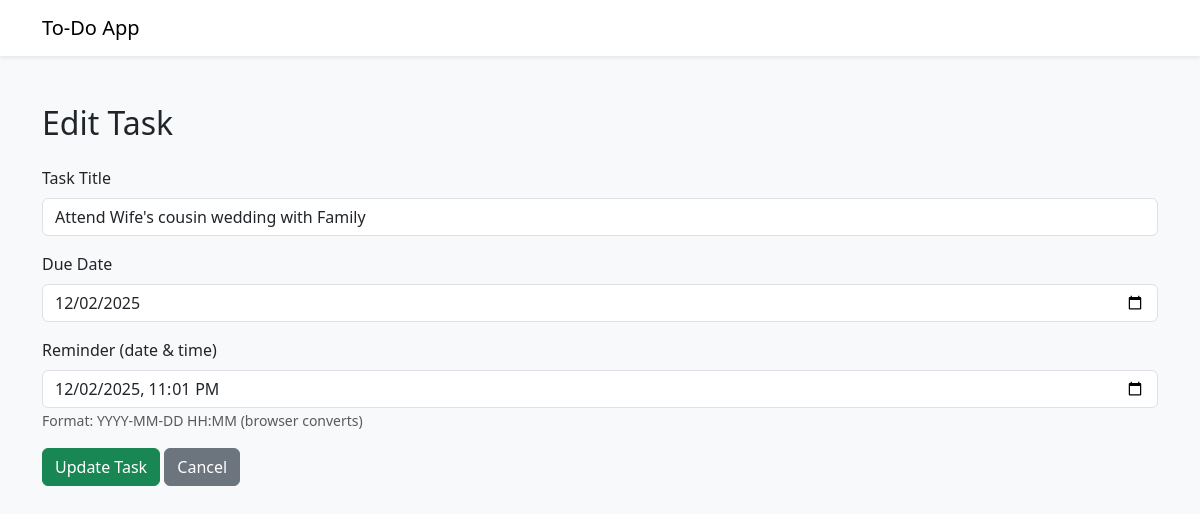
Screenshot of /edit/17 with the database file from the repository.
### tables this page shows
CREATE TABLE tasks(
                id INTEGER PRIMARY KEY AUTOINCREMENT,
                title TEXT NOT NULL
        , completed INTEGER DEFAULT 0, due_date TEXT DEFAULT NULL, reminder_at TEXT DEFAULT NULL, reminder_sent TEXT DEFAULT 0);

### app.py (the view)
@app.route("/edit/<int:id>", methods=["POST", "GET"])
def edit_task(id):
    conn = get_db_connection()
    tasks = conn.execute("SELECT * FROM tasks WHERE id = ?", (id,)).fetchone()
    conn.close()
    if tasks is None:
        return "Task not Found", 404
    return render_template("edit.html", task=tasks)

### app.py (called while the page is built)
def get_db_connection():
    conn = sqlite3.connect("task.db")
    conn.row_factory = sqlite3.Row
    return conn

### templates/edit.html
{% extends "base.html" %}
{% block content %}
<h2 class="mb-4">Edit Task</h2>
<form action="{{ url_for('update_task', id=task['id']) }}" method="POST" class="mb-3">
    <div class="mb-3">
        <label class="form-label">Task Title</label>
        <input type="text" name="task" class="form-control" value="{{ task['title'] }}" required>
    </div>
    <div class="mb-3">
        <label class="form-label">Due Date</label>
        <input type="date" name="due_date" value="{{ task['due_date'] or ''}}" class="form-control">
    </div>
    <div class="mb-3">
        <label class="form-label">Reminder (date & time)</label>
        <input type="datetime-local" name="reminder_at"
               value="{% if task['reminder_at'] %}{{ task['reminder_at']|replace(' ', 'T') }}{% endif %}"
               class="form-control">
        <small class="text-muted">Format: YYYY-MM-DD HH:MM (browser converts)</small>
    </div>
    <button class="btn btn-success" type="submit">Update Task</button>
    <a href="{{ url_for('index') }}" class="btn btn-secondary">Cancel</a>
</form>
{% endblock %}

### rows the page displays
tasks: task "Attend Wife's cousin wedding with Family", due_date "12/02/2025", reminder_at "12/02/2025 23:01"
